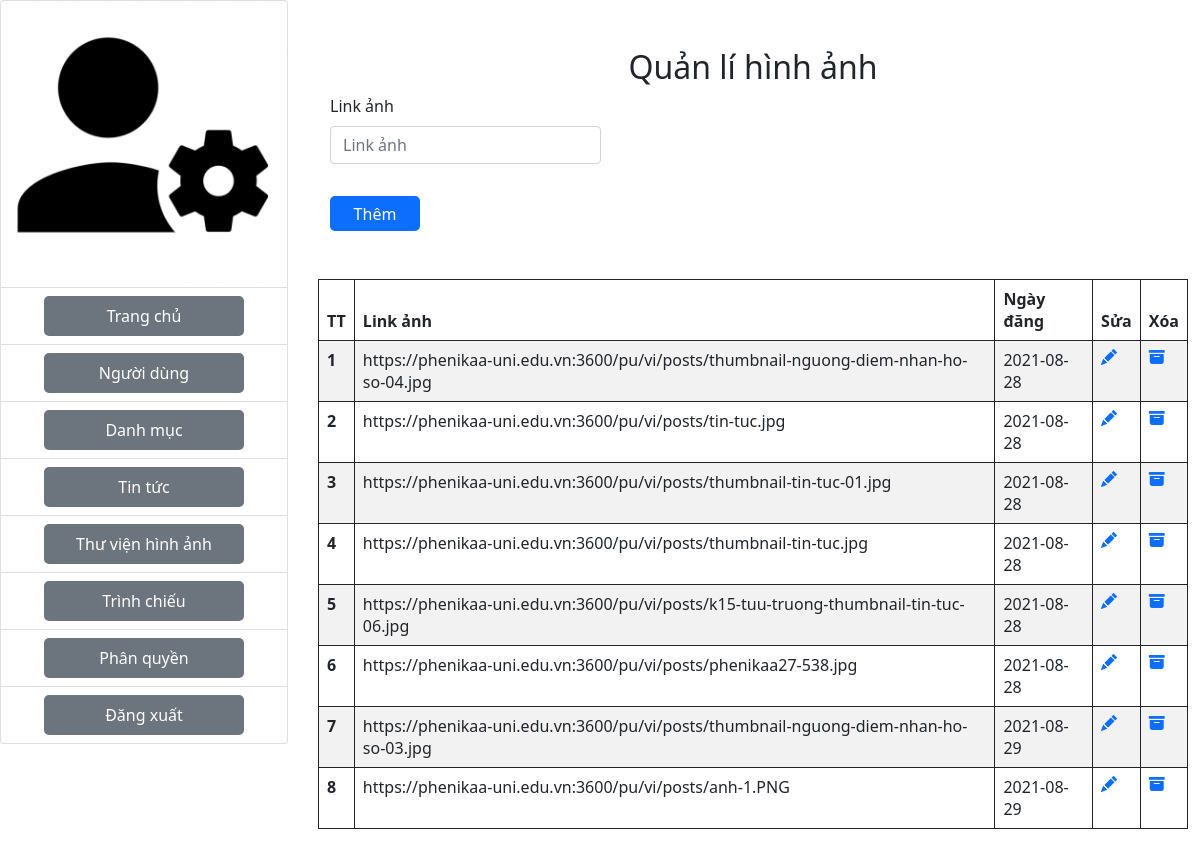
/admin/thuvienanh.php (signed in), run on an earlier commit of the app's database.
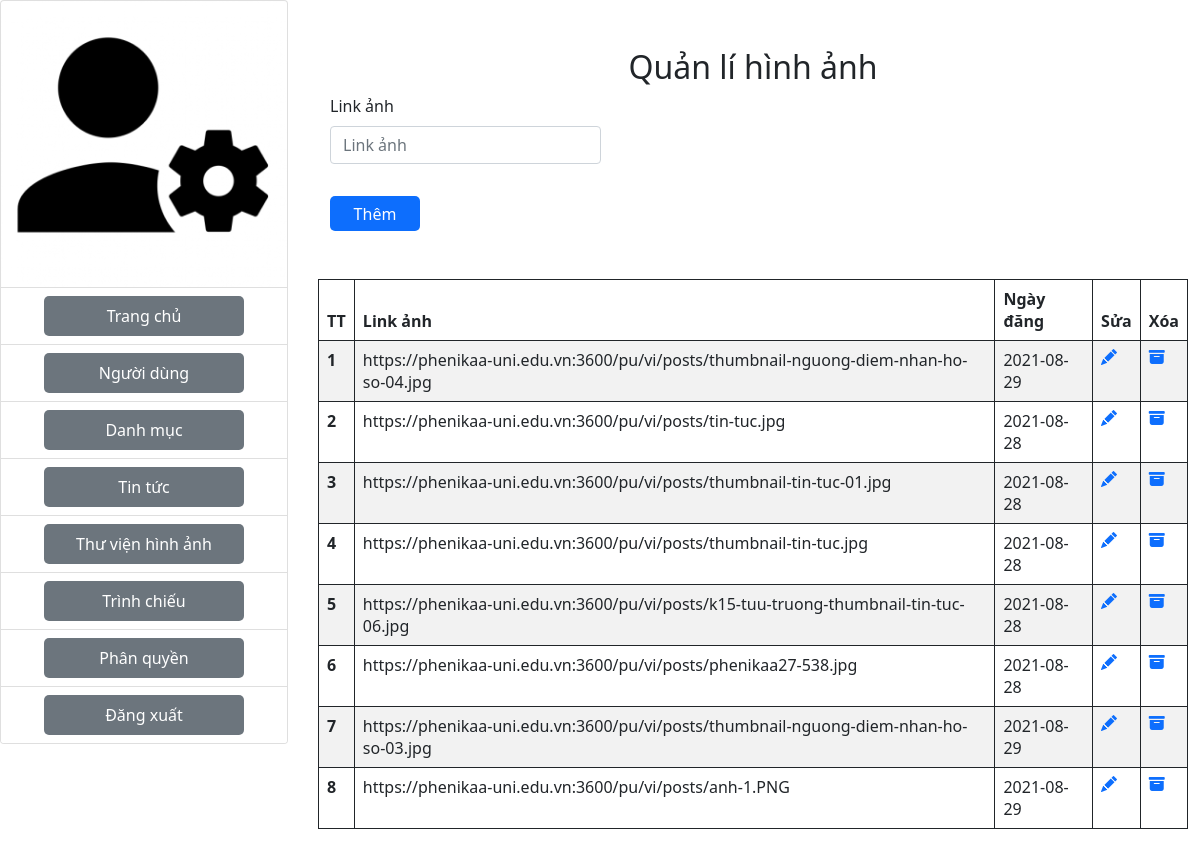
And on a later commit of the database.
### tables this page shows
CREATE TABLE `thuvien` (
  `idhinhanh` int(10) NOT NULL,
  `tenanh` varchar(250) NOT NULL,
  `ngaydang` date NOT NULL
);

### admin/thuvienanh.php (the view, shortened to what this page needs)
<?php
include("./config/connect.php");
?>
<div class="row">
    <div class="col-3">
        <?php
        include("./component/header.php")
        ?>
    </div>
    <div class="col-9 ">
        <div class="container">
            <h2 class="mt-5 text-center ">Quản lí hình ảnh</h2>
            <div>
                <form class="row g-3 needs-validation" action="" method="POST">
                    <div class="col-md-4">
                        <label for="validationCustom01" class="form-label">Link ảnh</label>
                        <input type="text" class="form-control" name="tenanh" placeholder="Link ảnh" required>
                    </div>
                    <div class="col-12">
                        <button class="btn-primary mt-3" style="width: 90px;height: 35px;border: none;border-radius: 5px;" type="submit" name="luuthongtin" value="luuthongtin">Thêm</button>
                    </div>
                </form>
            </div>
            <div class="row mt-5">
                <table class="table table-bordered border-dark table-striped table-hover ">
                    <thead class="thead-dark">
                        <tr>
                            <th scope="col">TT</th>
                            <th scope="col">Link ảnh</th>
                            <th scope="col">Ngày đăng</th>
                            <th scope="col">Sửa</th>
                            <th scope="col">Xóa</tsh>
                        </tr>
                    </thead>
                    <tbody>
                        <?php
                        $sql = "SELECT * FROM thuvien";
                        $result = mysqli_query($conn, $sql);
                        if (mysqli_num_rows($result) > 0) {
                            $i = 1;
                            while ($row = mysqli_fetch_assoc($result)) {
                        ?>
                                <tr>
                                    <th scope="row"><?php echo $i; ?></th>
                                    <td> <?php echo $row['tenanh']; ?> </td>
                                    <td> <?php echo $row['ngaydang']; ?></td>
                                    <td><a href="editHinhAnh.php?idhinhanh=<?php echo $row['idhinhanh']; ?>"><i class="bi bi-pencil-fill"></i></a></td>
                                    <td><a href="delete.php?idhinhanh=<?php echo $row['idhinhanh']; ?>"
                                    onclick="return confirm('Bạn có thực sự muốn xóa ?' );">
                                    <i class="bi bi-archive-fill"></i></a></td>
                                </tr>
                        <?php
                                $i++;
                            }
                        }
                        ?>
                    </tbody>
                </table>
            </div>
        </div>
    </div>
</div>

What changed in the data, as far as the page shows it:
changed thuvien (number 1 of 8 on the later page): ngaydang "2021-08-28" → "2021-08-29"
